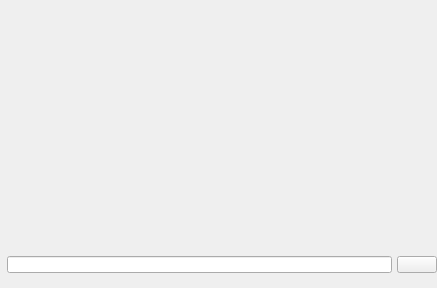
<?xml version="1.0" encoding="UTF-8"?>
<ui version="4.0">
 <class>PLSSceneItemView</class>
 <widget class="QFrame" name="PLSSceneItemView">
  <property name="geometry">
   <rect>
    <x>0</x>
    <y>0</y>
    <width>437</width>
    <height>288</height>
   </rect>
  </property>
  <property name="sizePolicy">
   <sizepolicy hsizetype="Preferred" vsizetype="Preferred">
    <horstretch>0</horstretch>
    <verstretch>0</verstretch>
   </sizepolicy>
  </property>
  <property name="minimumSize">
   <size>
    <width>112</width>
    <height>152</height>
   </size>
  </property>
  <property name="windowTitle">
   <string>Form</string>
  </property>
  <property name="autoFillBackground">
   <bool>false</bool>
  </property>
  <property name="styleSheet">
   <string notr="true"/>
  </property>
  <property name="checkable" stdset="0">
   <bool>true</bool>
  </property>
  <property name="autoRepeat" stdset="0">
   <bool>false</bool>
  </property>
  <property name="autoExclusive" stdset="0">
   <bool>true</bool>
  </property>
  <layout class="QVBoxLayout" name="verticalLayout">
   <property name="spacing">
    <number>0</number>
   </property>
   <property name="leftMargin">
    <number>0</number>
   </property>
   <property name="topMargin">
    <number>0</number>
   </property>
   <property name="rightMargin">
    <number>0</number>
   </property>
   <property name="bottomMargin">
    <number>0</number>
   </property>
   <item>
    <widget class="QFrame" name="widget">
     <layout class="QVBoxLayout" name="verticalLayout_2">
      <property name="spacing">
       <number>0</number>
      </property>
      <property name="leftMargin">
       <number>0</number>
      </property>
      <property name="topMargin">
       <number>24</number>
      </property>
      <property name="rightMargin">
       <number>0</number>
      </property>
      <property name="bottomMargin">
       <number>24</number>
      </property>
      <item>
       <widget class="PLSSceneDisplay" name="display" native="true"/>
      </item>
      <item>
       <widget class="QWidget" name="imageLabel" native="true">
        <layout class="QVBoxLayout" name="verticalLayout_3">
         <property name="spacing">
          <number>0</number>
         </property>
         <property name="leftMargin">
          <number>0</number>
         </property>
         <property name="topMargin">
          <number>0</number>
         </property>
         <property name="rightMargin">
          <number>0</number>
         </property>
         <property name="bottomMargin">
          <number>0</number>
         </property>
         <item>
          <layout class="QHBoxLayout" name="horizontalLayout_2">
           <property name="spacing">
            <number>0</number>
           </property>
           <item>
            <spacer name="horizontalSpacer">
             <property name="orientation">
              <enum>Qt::Horizontal</enum>
             </property>
             <property name="sizeHint" stdset="0">
              <size>
               <width>40</width>
               <height>20</height>
              </size>
             </property>
            </spacer>
           </item>
           <item>
            <widget class="QLabel" name="image">
             <property name="text">
              <string/>
             </property>
            </widget>
           </item>
           <item>
            <spacer name="horizontalSpacer_2">
             <property name="orientation">
              <enum>Qt::Horizontal</enum>
             </property>
             <property name="sizeHint" stdset="0">
              <size>
               <width>40</width>
               <height>20</height>
              </size>
             </property>
            </spacer>
           </item>
          </layout>
         </item>
        </layout>
       </widget>
      </item>
     </layout>
    </widget>
   </item>
   <item>
    <widget class="QFrame" name="editWidget">
     <property name="minimumSize">
      <size>
       <width>0</width>
       <height>40</height>
      </size>
     </property>
     <property name="maximumSize">
      <size>
       <width>16777215</width>
       <height>40</height>
      </size>
     </property>
     <property name="styleSheet">
      <string notr="true"/>
     </property>
     <layout class="QHBoxLayout" name="horizontalLayout">
      <property name="spacing">
       <number>0</number>
      </property>
      <property name="leftMargin">
       <number>0</number>
      </property>
      <property name="topMargin">
       <number>8</number>
      </property>
      <property name="rightMargin">
       <number>0</number>
      </property>
      <property name="bottomMargin">
       <number>15</number>
      </property>
      <item>
       <widget class="QLabel" name="nameLabel">
        <property name="styleSheet">
         <string notr="true"/>
        </property>
        <property name="text">
         <string/>
        </property>
        <property name="alignment">
         <set>Qt::AlignLeading|Qt::AlignLeft|Qt::AlignVCenter</set>
        </property>
       </widget>
      </item>
      <item>
       <widget class="QLineEdit" name="nameLineEdit">
        <property name="styleSheet">
         <string notr="true"/>
        </property>
       </widget>
      </item>
      <item>
       <spacer name="horizontalSpacer_3">
        <property name="orientation">
         <enum>Qt::Horizontal</enum>
        </property>
        <property name="sizeType">
         <enum>QSizePolicy::Fixed</enum>
        </property>
        <property name="sizeHint" stdset="0">
         <size>
          <width>5</width>
          <height>20</height>
         </size>
        </property>
       </spacer>
      </item>
      <item>
       <widget class="QPushButton" name="modifyBtn">
        <property name="text">
         <string/>
        </property>
       </widget>
      </item>
     </layout>
    </widget>
   </item>
  </layout>
 </widget>
 <customwidgets>
  <customwidget>
   <class>PLSSceneDisplay</class>
   <extends>QWidget</extends>
   <header>PLSSceneItemView.h</header>
   <container>1</container>
  </customwidget>
 </customwidgets>
 <resources/>
 <connections/>
</ui>
